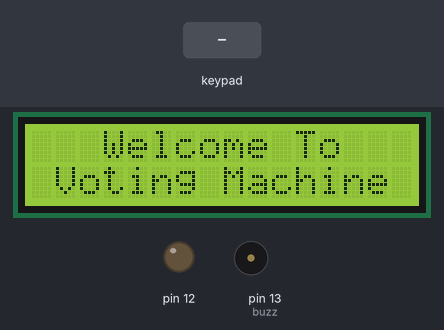
Simulated run of this sketch. Board: Arduino Uno, built with avr-gcc and run on an emulated ATmega328P. On the bench: 16×2 character LCD, output pins drawn as LEDs (lit = HIGH), buzzer (waves = sounding, pin HIGH). The inputs (shaded band) are chosen by the test bench. EEPROM starts erased.

Above: at 0.4 s.
At 1.4 s:
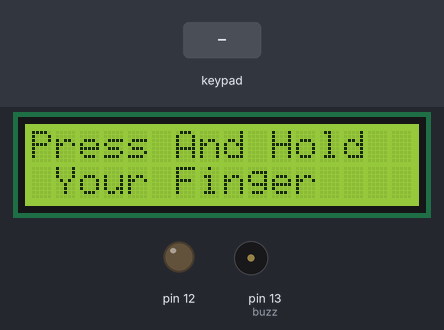
1.5 s: keypad keys 1 2 3 A 4 5 6 pressed 0.4 s apart
At 2.3 s:
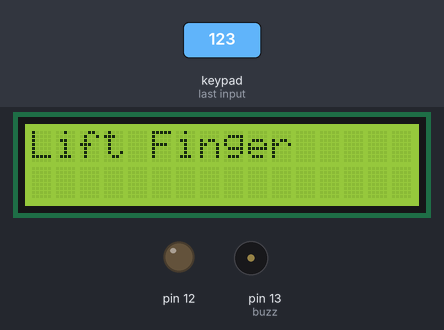
6.3 s: key 'A' pressed
8.3 s: key '1' pressed
13.4 s: key '#' pressed
16.4 s: keypad keys 1 2 3 A 4 5 6 # pressed 0.4 s apart
At 19.9 s:
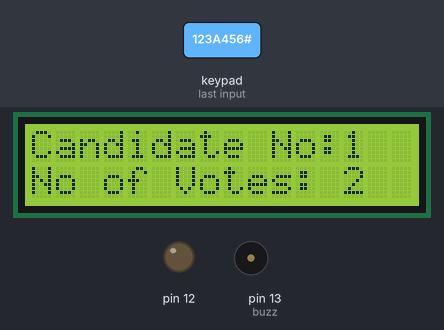
21.1 s: keypad keys 5 4 3 2 # pressed 0.4 s apart
At 28.2 s:
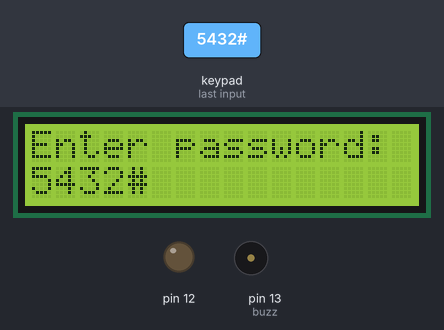
Timing chart, 0 to 28.6 s (numbered marks = the images above; inputs shaded):
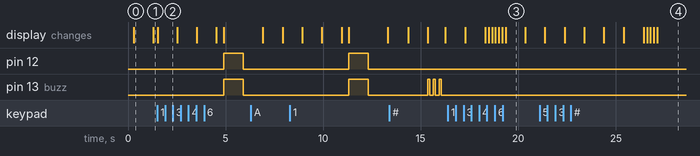

Measured:
- after the input at 1.5 s, pin 12, pin 13 (buzz): LOW → HIGH after 3.4 s, → LOW 1.0 s later; the display: changes at once (image 2)
- what the display in image 0 shows lasts 1.0 s, from 0.3 s to 1.3 s

The sketch:

EVM_EE301_part2.ino
```cpp
#include <LiquidCrystal.h>
#include <EEPROM.h>
#include <Keypad.h>

#define Password_Length 8

char Data[Password_Length];
char Master[Password_Length] = "123A456";
byte data_count = 0, master_count = 0;
char customKey;

const byte ROWS = 4;
const byte COLS = 4;

char keys[ROWS][COLS] = {
  { '1', '2', '3', 'A' },
  { '4', '5', '6', 'B' },
  { '7', '8', '9', 'C' },
  { '*', '0', '#', 'D' }
};
byte rowPins[ROWS] = { A0, A1, A2, A3 };
byte colPins[COLS] = { 5, 4, 3, 2 };

Keypad keyp = Keypad(makeKeymap(keys), rowPins, colPins, ROWS, COLS);


// O_RDWR

LiquidCrystal lcd(11, 10, 9, 8, 7, 6);
int verified = -1;

int buzz = 13;

struct voter {
  int num;
  int voter_id;
  bool b;
};

struct candidate {
  int candidate_number;
  int votes;
};


void initialise_memory() {
  int address = 0;
  for (int i = 1; i <= 10; i++) {
    voter v;
    v.num = i;
    v.voter_id = (i * 100) + 7;
    v.b = 0;
    EEPROM.put(address, v);
    address += sizeof(voter);
  }
  for (int i = 1; i <= 5; i++) {
    candidate c;
    c.candidate_number = i;
    c.votes = 0;
    EEPROM.put(address, c);
    address += sizeof(candidate);
  }
}


// lcd interface functions
void setup_lcd(int voter_id) {
  lcd.clear();
  lcd.setCursor(0, 0);
  lcd.print("Voter Verified");
  delay(1000);
  lcd.clear();
  lcd.setCursor(3, 0);
  lcd.print("Welcome");
  lcd.setCursor(0, 1);
  lcd.print("voter_id: " + String(voter_id));
  delay(1000);
  lcd.clear();
  lcd.setCursor(0, 0);
  lcd.print("Select Candidate");
}


// sd card and fingerprint interface functions

int get_voterid() {
  char key = keyp.getKey();
  switch (key) {
    case '1':
      return 1;
    case '2':
      return 2;
    case '3':
      return 3;
    case '4':
      return 4;
    case '5':
      return 5;
    case '6':
      return 6;
    case '7':
      return 7;
    case '8':
      return 8;
    case '9':
      return 9;
    case '#':
      return 20;
    case '*':
      return 30;
    default:
      return 0;
  }
}


int check_identity(int finger_print) {
  int address = 0;
  for (int i = 1; i <= 10; i++) {
    voter v;
    EEPROM.get(address, v);
    if (v.num == finger_print && v.b == 0) {
      v.b = 1;
      EEPROM.put(address, v);
      return v.voter_id;
    }
    address += sizeof(voter);
  }
  return -1;
}


void update_memory(int candidate_number) {
  int address = 0;
  for (int i = 0; i < 10; i++) {
    address += sizeof(voter);
  }
  for (int i = 0; i < 5; i++) {
    candidate c;
    EEPROM.get(address, c);
    if (c.candidate_number == candidate_number) {
      c.votes += 1;
      EEPROM.put(address, c);
    }
    address += sizeof(candidate);
  }
}


// ballot interface functions

int fetch() {
  char key = keyp.getKey();
  if (key == 'A') {
    return 1;
  } else if (key == 'B') {
    return 2;
  } else if (key == 'C') {
    return 3;
  } else if (key == 'D') {
    return 4;
  } else {
    return 0;
  }
  /*
     lcd.clear();
     lcd.setCursor(0,0);
     lcd.print("Hold for: ");
     for(int i=0;i<10;i++){

        lcd.setCursor(11,0);
        lcd.print(String(10-i-1));
        delay(500);

       if(key!= key1){
         lcd.clear();
         lcd.setCursor(0,0);
         lcd.print("Hold for 10s");
         delay(1000);
         lcd.clear();
         lcd.setCursor(0,0);
         lcd.print("Press again");
         delay(1000);
         break;
       }
     }*/
}

//check password
bool checkpassword()
{
    while(data_count !=7)
    {
        customKey = keyp.getKey();
        if (customKey)
        {
            Data[data_count] = customKey;
            lcd.setCursor(data_count, 1);
            lcd.print(Data[data_count]);
            data_count++;
        }
    }
    if (data_count == Password_Length - 1)
    {
        lcd.clear();
        Data[data_count] = '\0'; // Null-terminate the Data array to convert it to a string

        if (strcmp(Data, Master) == 0)
        {
            lcd.print("Correct");
            lcd.clear();
            data_count = 0;
            return true;
            // digitalWrite(signalPin, HIGH);
            delay(5000);
            // digitalWrite(signalPin, LOW);
        }
        else
        {
            lcd.print("Incorrect");
             digitalWrite(buzz, HIGH);
      delay(100);
      digitalWrite(buzz, LOW);
      delay(200);
      digitalWrite(buzz, HIGH);
      delay(100);
      digitalWrite(buzz, LOW);
      delay(200);
      digitalWrite(buzz, HIGH);
      delay(100);
      digitalWrite(buzz, LOW);
      delay(200);
        }

        lcd.clear();
        data_count = 0; // Reset the data_count for the next password entry
    }

    return false;
}

// tally function
void count_votes() {
  int address = 0;
  for (int i = 0; i < 10; i++) {
    address += sizeof(voter);
  }
  for (int i = 0; i < 5; i++) {
    candidate c;
    EEPROM.get(address, c);
    lcd.clear();
    lcd.setCursor(0, 0);
    lcd.print("Candidate No:" + String(c.candidate_number));
    lcd.setCursor(0, 1);
    lcd.print("No of Votes: " + String(c.votes));
    delay(1000);
    address += sizeof(candidate);
  }
}


void setup() {

  pinMode(buzz, OUTPUT);
  pinMode(12, OUTPUT);

  lcd.begin(16, 2);
  initialise_memory();
}


void loop() {

  lcd.print("   Welcome To ");
  lcd.setCursor(1, 1);
  lcd.print("Voting Machine");
  delay(1000);

  int voter_identity = 0;
  lcd.clear();
  lcd.setCursor(0, 0);
  lcd.print("Press And Hold");
  lcd.setCursor(1, 1);
  lcd.print("Your Finger");


  while (voter_identity == 0) {
    voter_identity = get_voterid();
  }

  lcd.clear();
  lcd.print("Lift Finger");
  delay(1000);

  if (voter_identity == 20) {
    lcd.clear();
    lcd.print("Enter password:");
    //delay(1000);
    if (checkpassword())
      count_votes();

  } else {
    verified = check_identity(voter_identity);

    if (verified == -1) {
      lcd.clear();
      lcd.print("INVALID VOTER");
      digitalWrite(buzz, HIGH);
      delay(100);
      digitalWrite(buzz, LOW);
      delay(200);
      digitalWrite(buzz, HIGH);
      delay(100);
      digitalWrite(buzz, LOW);
      delay(200);
      digitalWrite(buzz, HIGH);
      delay(100);
      digitalWrite(buzz, LOW);
      delay(200);
    }


    if (verified != -1) {
      setup_lcd(verified);
      int candidate_number = 0;
      while (true) {
        candidate_number = fetch();
        if (candidate_number != 0) {
          break;
        }
      }
      update_memory(candidate_number);

      lcd.clear();
      lcd.setCursor(0, 0);
      lcd.print("Vote Casted");
      digitalWrite(buzz, HIGH);
      digitalWrite(12, HIGH);
      delay(1000);
      digitalWrite(buzz, LOW);
      digitalWrite(12, LOW);
      delay(1000);
      lcd.clear();
    }
  }
}
```
